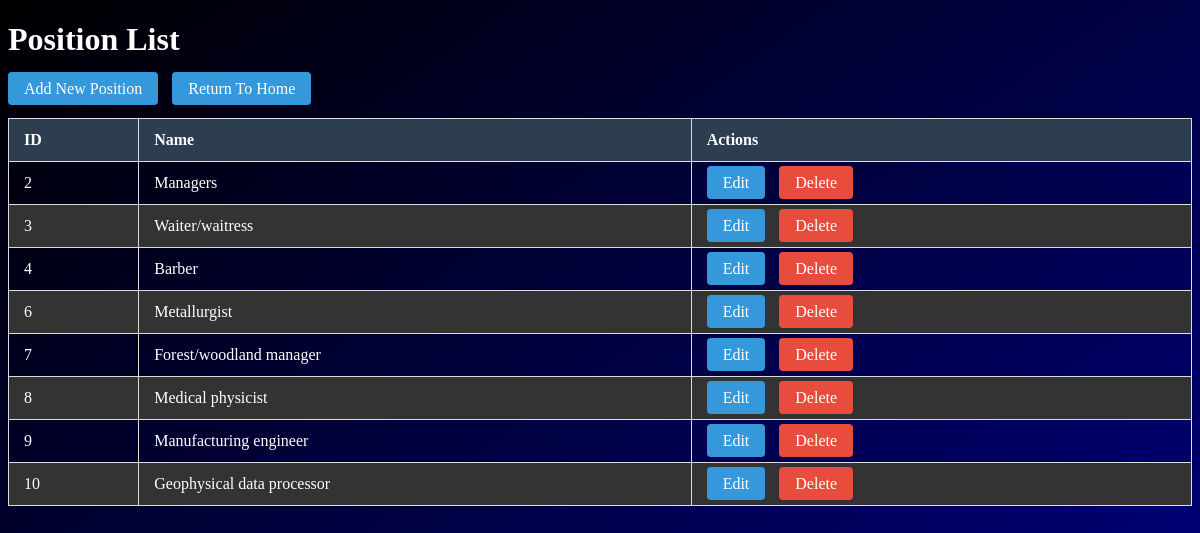
/positions/, run on the app's committed database.
### dashboard/models.py (models this page shows, shortened)
class Position(models.Model):
    name = models.CharField(max_length=100)

### dashboard/views.py (the view)
# urls.py: path('positions/', position_list, name='position_list'),
def position_list(request):
    positions = Position.objects.all()
    return render(request, 'position_list.html', {'positions': positions})

### dashboard/templates/position_list.html (shortened to what this page needs)
<!DOCTYPE html>
{%load static%}
<html lang="en">
<head>
</head>
<body>
    <main>
        <header>
            <h1>Position List</h1>
            <a href="{% url 'position_create' %}" class="button">Add New Position</a>
            <a href="{% url 'index' %}" class="button">Return To Home</a>
        </header>
        <section>
            <table>
                <thead>
                    <tr>
                        <th>ID</th>
                        <th>Name</th>
                        <th>Actions</th>
                    </tr>
                </thead>
                <tbody>
                    {% for position in positions %}
                    <tr>
                        <td>{{ position.id }}</td>
                        <td>{{ position.name }}</td>
                        <td>
                            <a href="{% url 'position_edit' position.id %}" class="button">Edit</a>
                            <a href="{% url 'position_delete' position.id %}" class="button button2">Delete</a>
                        </td>
                    </tr>
                    {% empty %}
                    <tr>
                        <td colspan="3">No positions available</td>
                    </tr>
                    {% endfor %}
                </tbody>
            </table>
        </section>
    </main>
</body>
</html>

### dashboard/templates/position_list.html (style rules this page uses)
body { background-color: blue; background-image: linear-gradient(to bottom right, black, darkblue); color: #ffffff; font-size: 16px; min-height: 100vh; overflow-x: hidden; }
table { width: 100%; border-collapse: collapse; margin: 20px 0; font-size: 16px; text-align: left; }
th, td { padding: 12px 15px; border: 1px solid #ddd; }
th { background-color: #2C3E50; color: white; }
tr:nth-child(even) { background-color: #333; }
.button { padding: 8px 16px; margin-right: 10px; background-color: #3498DB; color: white; border: none; cursor: pointer; border-radius: 4px; text-decoration: none; }
.button2 { background-color: #E74C3C; }

### data on the page
Position: id "2", name "Managers"
Position: id "3", name "Waiter/waitress"
Position: id "4", name "Barber"
Position: id "6", name "Metallurgist"
Position: id "7", name "Forest/woodland manager"
Position: id "8", name "Medical physicist"
Position: id "9", name "Manufacturing engineer"
Position: id "10", name "Geophysical data processor"
